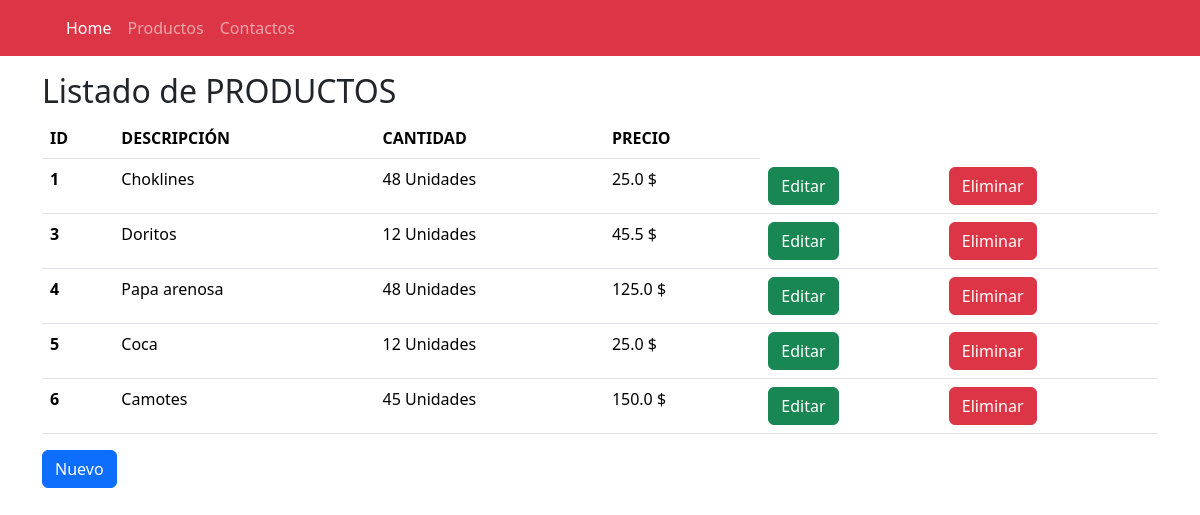
Before: /productos with the older database file.
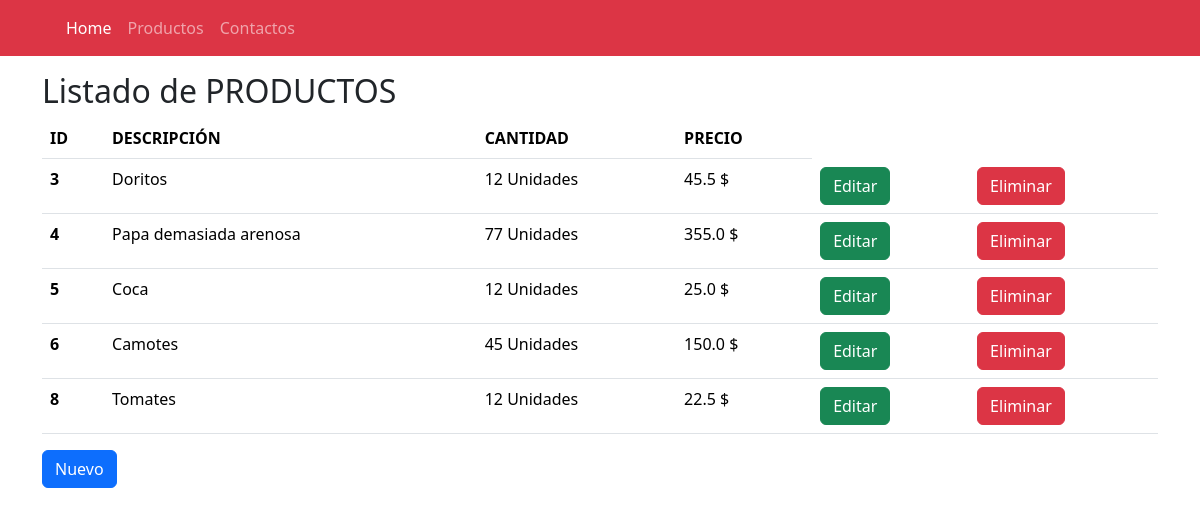
After: the same page with the newer database file.
### tables this page shows
CREATE TABLE producto(
      id integer primary key autoincrement,
      descripcion text not null,
      cantidad integer not null,
      precio real not null
    );

### app.py (the view)
@app.route('/productos')
def productos():
  conectar = sqlite3.connect('almacen.db')
  conectar.row_factory = sqlite3.Row
  cur = conectar.cursor()
  cur.execute('select * from producto')
  lista = cur.fetchall()
  return render_template('productos/index.html', lista=lista)

### templates/productos/index.html
{% include 'header.html' %}
<h2>Listado de PRODUCTOS</h2>
<table class="table table-hover ">
    <thead>
        <tr>
            <th scope="col ">ID</th>
            <th scope="col ">DESCRIPCIÓN</th>
            <th scope="col ">CANTIDAD</th>
            <th scope="col ">PRECIO</th>
        </tr>
    </thead>
    <tbody>
        {% for item in lista %}
        <tr>
            <th scope="row">{{item['id']}}</th>
            <td>{{item['descripcion']}}</td>
            <td>{{item['cantidad']}} Unidades</td>
            <td>{{item['precio']}} $</td>
            <td><a href="/productos/editar/{{ item['id']}}" class="btn btn-success">Editar</a></td>
            <td><a href="/productos/eliminar/{{ item['id'] }}" onclick="return(confirm('Esta seguro de Eliminar?'))" class="btn btn-danger">Eliminar</a></td>
        </tr>
        {% endfor %}
    </tbody>
</table>
<a href="{{ url_for('crear') }}" class="btn btn-primary">Nuevo</a> {% include 'footer.html' %}

### templates/header.html (shortened to what this page needs)
<!DOCTYPE html>
<html lang="es">
<head>
    <link href="https://cdn.jsdelivr.net/npm/bootstrap@5.3.3/dist/css/bootstrap.min.css" rel="stylesheet">
</head>
<body>
    <nav class="navbar navbar-expand navbar-dark bg-danger">
        <div class="container">
            <div class="collapse navbar-collapse" id="navbarNav">
                <ul class="navbar-nav">
                    <li class="nav-item">
                        <a class="nav-link active" aria-current="page" href="{{ url_for('index') }}">Home</a>
                    </li>
                    <li class="nav-item">
                        <a class="nav-link" href="{{ url_for('productos') }}">Productos</a>
                    </li>
                    <li class="nav-item">
                        <a class="nav-link" href="#">Contactos</a>
                    </li>
                </ul>
            </div>
        </div>
    </nav>
    <div class="container mt-3">

### templates/footer.html (shortened to what this page needs)
</div>
</body>
</html>

Changed rows visible on the page:
removed producto: id "1", descripcion "Choklines", cantidad "48", precio "25.0"
changed producto id 4: descripcion "Papa arenosa" → "Papa demasiada arenosa"; cantidad "48" → "77"; precio "125.0" → "355.0"
added producto: id "8", descripcion "Tomates", cantidad "12", precio "22.5"
